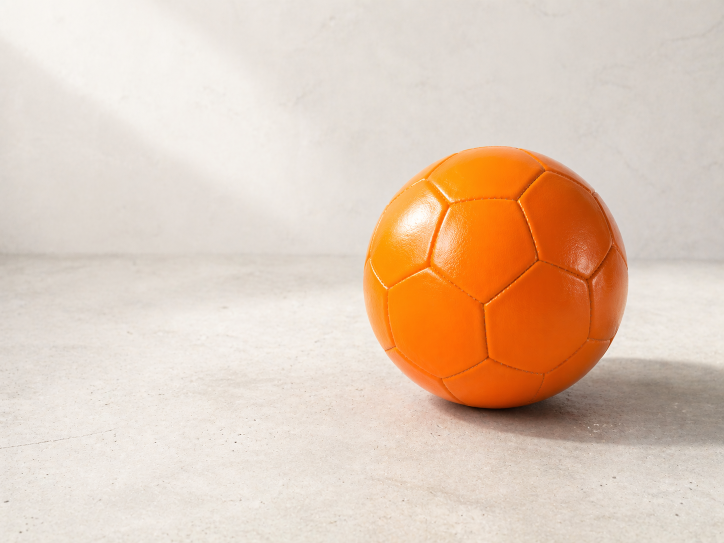
#> input picture myspace/10/images/02_ball_floor_bg.png, 1448 x 1086 px (shown at 1/2 size)
$ python demo.py --image images/02_ball_floor_bg.png
#> lines starting #> are read from the running program, lines starting #| are printed output that depends on the picture; after the words box and inside, x2 and y2 are one past the last pixel; in counts of white or black regions, pixels touching at a corner belong together
"""第十讲 OpenCV 颜色目标检测教学脚本.

按步骤演示 "读图 → 通道 → 滤波 → HSV 阈值 → 形态学 → 轮廓质心",
每一步都会弹出 cv2.imshow 窗口,按任意键进入下一步.
运行方式:
    python demo.py                                   # 默认理想图
    python demo.py --image images/02_ball_floor_bg.png
    python demo.py --tuner                           # 现场 HSV 调参
"""

from __future__ import annotations

import argparse
from pathlib import Path

import cv2
import numpy as np

HERE = Path(__file__).resolve().parent
DEFAULT_IMAGE = HERE / "images" / "02_ball_floor_bg.png"

# 橙色球的 HSV 默认范围 (OpenCV 约定: H ∈ [0,180], S/V ∈ [0,255])
# HSV_LOWER = np.array([5, 120, 120], dtype=np.uint8)
# HSV_UPPER = np.array([20, 255, 255], dtype=np.uint8)
HSV_LOWER = np.array([5, 120, 120], dtype=np.uint8)
HSV_UPPER = np.array([20, 255, 255], dtype=np.uint8)


# ---------------------------------------------------------------------------
# 辅助函数
# ---------------------------------------------------------------------------
MAX_DISPLAY_W = 640  # 显示窗口宽度上限，超出则缩放


def _fit(image: np.ndarray) -> np.ndarray:
    """若图像宽度超过 MAX_DISPLAY_W, 等比缩小后返回; 否则原样返回."""
    h, w = image.shape[:2]
    if w <= MAX_DISPLAY_W:
        return image
    scale = MAX_DISPLAY_W / w
    return cv2.resize(image, (MAX_DISPLAY_W, int(h * scale)), interpolation=cv2.INTER_AREA)


def _show(title: str, image: np.ndarray, out_dir: Path, filename: str) -> None:
    """弹窗展示并同步保存到 outputs/<stem>/ 供教学手册截图使用."""
    out_dir.mkdir(parents=True, exist_ok=True)
    cv2.imwrite(str(out_dir / filename), image)
    cv2.imshow(title, _fit(image))


def _wait_and_close() -> None:
    print("  [按任意键进入下一步]")
    cv2.waitKey(0)
    cv2.destroyAllWindows()


# ---------------------------------------------------------------------------
# Step 0: 读图与显示
# ---------------------------------------------------------------------------
def step0_read_and_show(image_path: Path, out_dir: Path) -> np.ndarray:
    print("\n[Step 0] 读图与显示 —— OpenCV 默认 BGR")
    img = cv2.imread(str(image_path))
#> img is the input picture: shape (1086, 1448, 3); mean B, G, R 184.2, 202.2, 225.1
    if img is None:
        raise FileNotFoundError(f"无法读取图片: {image_path}")
    h, w, c = img.shape
#> h = 1086; w = 1448; c = 3
    print(f"  文件: {image_path.name}")
    print(f"  尺寸: height={h}, width={w}, channels={c}")
#|   尺寸: height=1086, width=1448, channels=3
    print(f"  dtype: {img.dtype}  (注意: 通道顺序为 BGR, 不是 RGB)")
#|   dtype: uint8  (注意: 通道顺序为 BGR, 不是 RGB)
    _show("Step0 Original (BGR)", img, out_dir, "step0_original.png")
    _wait_and_close()
    return img


# ---------------------------------------------------------------------------
# Step 1: RGB 三通道
# ---------------------------------------------------------------------------
def step1_rgb_channels(img: np.ndarray, out_dir: Path) -> None:
    print("\n[Step 1] RGB 三通道可视化")
    b, g, r = cv2.split(img)  # OpenCV 顺序是 B,G,R
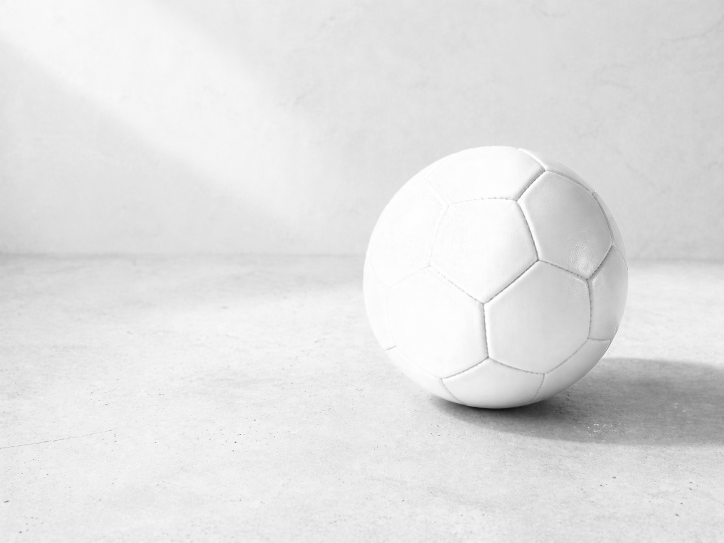
#> r: shape (1086, 1448) (shown at 1/2 size); min 13, max 255, mean 225.1
    cv2.imshow("Step1 B channel", _fit(b))
    cv2.imshow("Step1 G channel", _fit(g))
    cv2.imshow("Step1 R channel", _fit(r))
    cv2.imwrite(str(out_dir / "step1_channel_B.png"), b)
    cv2.imwrite(str(out_dir / "step1_channel_G.png"), g)
    cv2.imwrite(str(out_dir / "step1_channel_R.png"), r)
    print(f"  B mean={b.mean():.1f}  G mean={g.mean():.1f}  R mean={r.mean():.1f}")
#|   B mean=184.2  G mean=202.2  R mean=225.1
    print("  橙色球在 R 通道上最亮, 在 B 通道上最暗 —— 但颜色筛选依旧困难")
    _wait_and_close()


# ---------------------------------------------------------------------------
# Step 2: HSV 三通道
# ---------------------------------------------------------------------------
def step2_hsv_channels(img: np.ndarray, out_dir: Path) -> np.ndarray:
    print("\n[Step 2] 转 HSV 并拆通道 ")
    hsv = cv2.cvtColor(img, cv2.COLOR_BGR2HSV)
#> hsv: shape (1086, 1448, 3); mean H, S, V 14.6, 46.9, 225.1
    h, s, v = cv2.split(hsv)
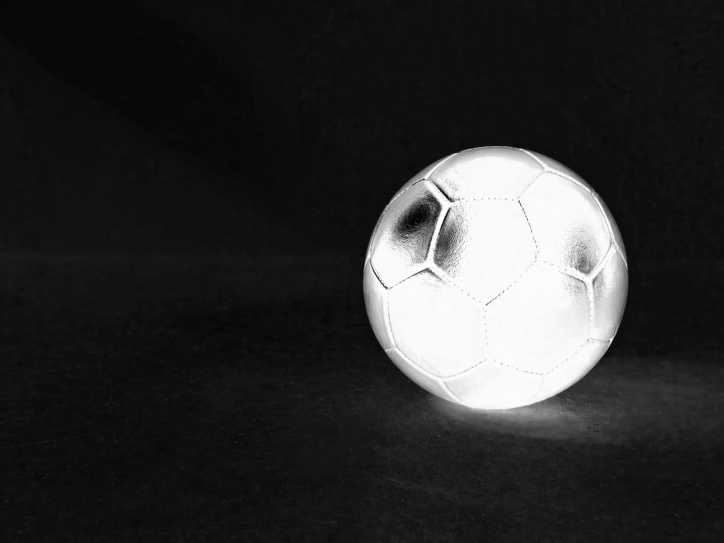
#> s: shape (1086, 1448) (shown at 1/2 size); min 1, max 255, mean 46.9
    cv2.imshow("Step2 H (hue, 0-180)", _fit(h))
    cv2.imshow("Step2 S (saturation)", _fit(s))
    cv2.imshow("Step2 V (value)", _fit(v))
    cv2.imwrite(str(out_dir / "step2_channel_H.png"), h)
    cv2.imwrite(str(out_dir / "step2_channel_S.png"), s)
    cv2.imwrite(str(out_dir / "step2_channel_V.png"), v)
    print(f"  H range: [{h.min()}, {h.max()}]  (OpenCV 约定 0-180)")
#|   H range: [3, 173]  (OpenCV 约定 0-180)
    print(f"  S range: [{s.min()}, {s.max()}]  V range: [{v.min()}, {v.max()}]")
#|   S range: [1, 255]  V range: [13, 255]
    print("  橙色球在 H 通道聚集成一块稳定区域, 这正是我们能用 inRange 切出它的原因")
    _wait_and_close()
    return hsv


# ---------------------------------------------------------------------------
# Step 3: 高斯滤波
# ---------------------------------------------------------------------------
def step3_blur(img: np.ndarray, out_dir: Path) -> np.ndarray:
    print("\n[Step 3] 高斯滤波 —— 削弱噪声, 让颜色面稳定")
    blurred = cv2.GaussianBlur(img, (5, 5), 0)
    pair = np.hstack([img, blurred])
    cv2.imshow("Step3 Before | After GaussianBlur(5x5)", _fit(pair))
#> in _fit (call 8), `return cv2.resize(image, (MAX_DISPLAY_W, int(h * scale)), interpolatio..`:
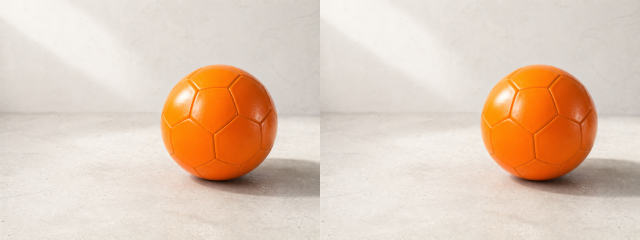
#> returned value: shape (240, 640, 3); mean of channels 0, 1, 2 184.2, 202.2, 225.1; drawn as B, G, R
    cv2.imwrite(str(out_dir / "step3_blur_pair.png"), pair)
    diff = cv2.absdiff(img, blurred).mean()
#> diff = 1.06
    print(f"  滤波前后平均像素差: {diff:.2f}")
#|   滤波前后平均像素差: 1.06
    print("  滤波后 HSV 阈值输出会更干净, 小颗粒噪声被直接抹掉")
    _wait_and_close()
    return blurred


# ---------------------------------------------------------------------------
# Step 4: HSV 阈值分割
# ---------------------------------------------------------------------------
def step4_hsv_mask(blurred: np.ndarray, out_dir: Path) -> np.ndarray:
    print("\n[Step 4] HSV 阈值分割 —— inRange 生成二值 mask")
    hsv = cv2.cvtColor(blurred, cv2.COLOR_BGR2HSV)
#> hsv: shape (1086, 1448, 3); mean H, S, V 14.6, 46.9, 225.1
    mask = cv2.inRange(hsv, HSV_LOWER, HSV_UPPER)
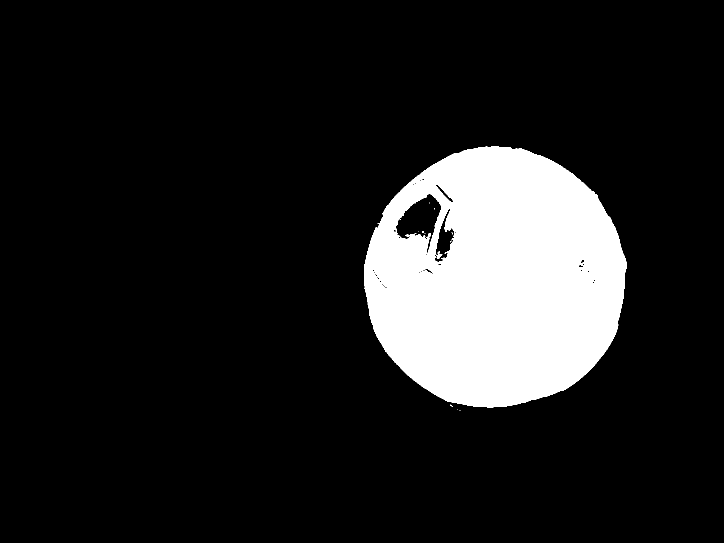
#> mask: shape (1086, 1448) (shown at 1/2 size); 13.1% white; 13 white regions (12 under 20 px), largest, box (x1, y1, x2, y2) and area: (728, 293, 1254, 815) 206011
    masked = cv2.bitwise_and(blurred, blurred, mask=mask)
    cv2.imshow("Step4 Mask (binary)", _fit(mask))
    cv2.imshow("Step4 Masked color", _fit(masked))
#> in _fit (call 10), `return cv2.resize(image, (MAX_DISPLAY_W, int(h * scale)), interpolatio..`:
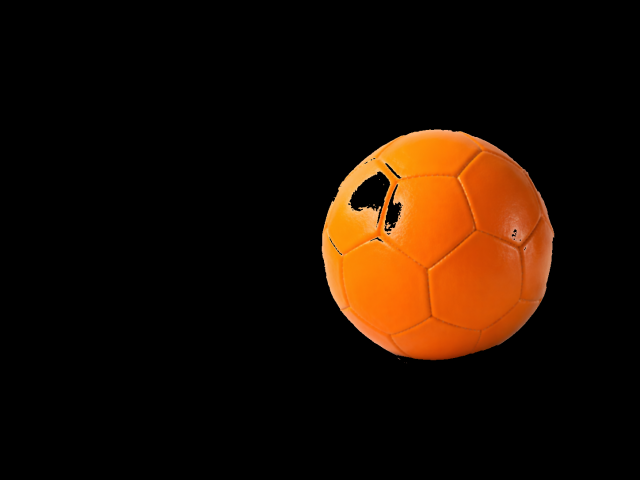
#> returned value: shape (480, 640, 3); mean of channels 0, 1, 2 2.6, 14, 29.8; drawn as B, G, R
    cv2.imwrite(str(out_dir / "step4_mask.png"), mask)
    cv2.imwrite(str(out_dir / "step4_masked_color.png"), masked)
    fg = int((mask > 0).sum())
#> fg = 206060
    print(f"  HSV 下界: {HSV_LOWER.tolist()}  上界: {HSV_UPPER.tolist()}")
    print(f"  mask 前景像素: {fg} ({fg / mask.size * 100:.2f}%)")
#|   mask 前景像素: 206060 (13.10%)
    _wait_and_close()
    return mask


# ---------------------------------------------------------------------------
# Step 5: 形态学开闭运算
# ---------------------------------------------------------------------------
def step5_morphology(mask: np.ndarray, out_dir: Path) -> np.ndarray:
    print("\n[Step 5] 形态学: 开运算去碎屑, 闭运算补空洞")
    kernel = cv2.getStructuringElement(cv2.MORPH_ELLIPSE, (9, 9))
    # opened = cv2.morphologyEx(mask, cv2.MORPH_OPEN, kernel)
    # closed = cv2.morphologyEx(opened, cv2.MORPH_CLOSE, kernel)
    closed = cv2.morphologyEx(mask, cv2.MORPH_CLOSE, kernel)
#> closed: shape (1086, 1448); 13.2% white; 5 white regions (4 under 20 px), largest, box (x1, y1, x2, y2) and area: (728, 293, 1254, 815) 207644
    opened = cv2.morphologyEx(closed, cv2.MORPH_OPEN, kernel)
#> opened: shape (1086, 1448); 13.2% white; 1 white region, box (x1, y1, x2, y2) and area: (728, 293, 1254, 815) 207551

    triple = np.hstack([mask, opened, closed])
#> triple: shape (1086, 4344); 13.2% white; 19 white regions (16 under 20 px)
    cv2.imshow("Step5 Raw | Opened | Closed", _fit(triple))
#> in _fit (call 11), `return cv2.resize(image, (MAX_DISPLAY_W, int(h * scale)), interpolatio..`:
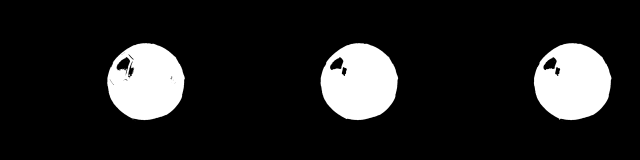
#> returned value: shape (160, 640); min 0, max 255, mean 33.6
    cv2.imwrite(str(out_dir / "step5_mask_raw.png"), mask)
    cv2.imwrite(str(out_dir / "step5_mask_opened.png"), opened)
    cv2.imwrite(str(out_dir / "step5_mask_closed.png"), closed)
    cv2.imwrite(str(out_dir / "step5_triple.png"), triple)
    print(f"  raw 前景={int((mask > 0).sum())}  opened={int((opened > 0).sum())}  closed={int((closed > 0).sum())}")
#|   raw 前景=206060  opened=207551  closed=207653
    _wait_and_close()
    return closed


# ---------------------------------------------------------------------------
# Step 6: 轮廓 + 包围盒 + 质心
# ---------------------------------------------------------------------------
def step6_contour_centroid(img: np.ndarray, clean_mask: np.ndarray, out_dir: Path) -> None:
    print("\n[Step 6] 提轮廓 -> 取最大 -> 画包围盒 + 质心")
    contours, _ = cv2.findContours(clean_mask, cv2.RETR_EXTERNAL, cv2.CHAIN_APPROX_SIMPLE)
#> contours = 3 contours, 2 with area under 20; largest, box (x1, y1, x2, y2) and area: (728, 293, 1254, 815) 212995
    if not contours:
        print("  未检测到任何轮廓, 检查 HSV 阈值"); return
    c = max(contours, key=cv2.contourArea)
#> c = contour of 796 points, box (x1, y1, x2, y2) (728, 293, 1254, 815), area 212995
    x, y, w, h = cv2.boundingRect(c)
#> x = 728; y = 293; w = 526; h = 522
    m = cv2.moments(c)
#> m = moments, m00 212995, centre m10/m00, m01/m00 = (990.2, 556.2)
    cx = int(m["m10"] / m["m00"]) if m["m00"] else x + w // 2
#> cx = 990
    cy = int(m["m01"] / m["m00"]) if m["m00"] else y + h // 2
#> cy = 556


    vis = img.copy()
    cv2.rectangle(vis, (x, y), (x + w, y + h), (0, 255, 0), 2)
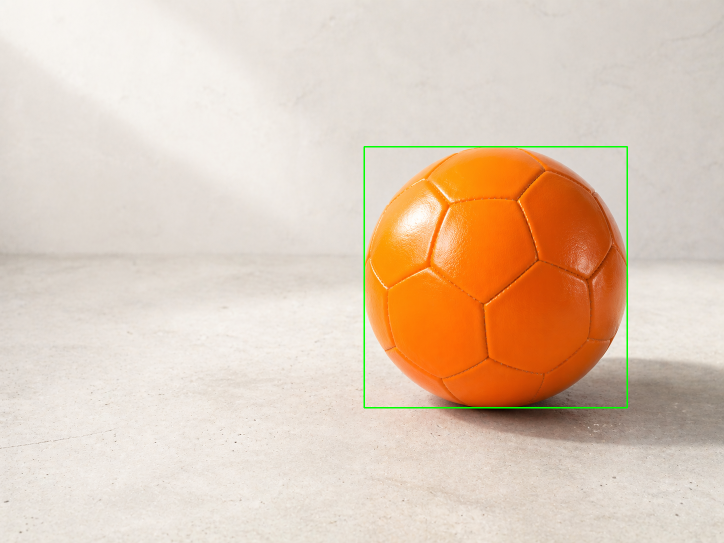
#> vis: shape (1086, 1448, 3) (shown at 1/2 size); 0.4% of pixels changed, all inside (x1, y1, x2, y2) = (727, 292, 1256, 817)
    cv2.drawMarker(vis, (cx, cy), (0, 0, 255), cv2.MARKER_CROSS, 20, 2)
#> vis: shape (1086, 1448, 3); 0.01% of pixels changed, all inside (x1, y1, x2, y2) = (979, 545, 1002, 568)
    cv2.imshow("Step6 Detection", _fit(vis))
    cv2.imwrite(str(out_dir / "step6_detection.png"), vis)
    print(f"  bbox=(x={x}, y={y}, w={w}, h={h})")
#|   bbox=(x=728, y=293, w=526, h=522)
    print(f"  centroid=({cx}, {cy})  area={cv2.contourArea(c):.1f}")
#|   centroid=(990, 556)  area=212995.0
    _wait_and_close()


# ---------------------------------------------------------------------------
# Step 7: 现场 HSV 调参 (trackbar)
# ---------------------------------------------------------------------------
def step7_tuner(image_path: Path) -> None:
    print("\n[Step 7] HSV 调参器 —— 拖滑块实时看 mask; 按 p 打印当前参数, q 退出")
    img = cv2.imread(str(image_path))
    if img is None:
        raise FileNotFoundError(f"无法读取图片: {image_path}")
    blurred = cv2.GaussianBlur(img, (5, 5), 0)
    hsv = cv2.cvtColor(blurred, cv2.COLOR_BGR2HSV)

    win = "HSV Tuner"
    cv2.namedWindow(win)
    for name, init, vmax in [("H low", int(HSV_LOWER[0]), 180), ("H high", int(HSV_UPPER[0]), 180),
                              ("S low", int(HSV_LOWER[1]), 255), ("S high", int(HSV_UPPER[1]), 255),
                              ("V low", int(HSV_LOWER[2]), 255), ("V high", int(HSV_UPPER[2]), 255)]:
        cv2.createTrackbar(name, win, init, vmax, lambda _v: None)

    while True:
        hl = cv2.getTrackbarPos("H low", win); hh = cv2.getTrackbarPos("H high", win)
        sl = cv2.getTrackbarPos("S low", win); sh = cv2.getTrackbarPos("S high", win)
        vl = cv2.getTrackbarPos("V low", win); vh = cv2.getTrackbarPos("V high", win)
        mask = cv2.inRange(hsv, (hl, sl, vl), (hh, sh, vh))
        preview = cv2.bitwise_and(img, img, mask=mask)
        cv2.imshow(win, _fit(np.hstack([preview, cv2.cvtColor(mask, cv2.COLOR_GRAY2BGR)])))
        key = cv2.waitKey(30) & 0xFF
        if key == ord("q"):
            break
        if key == ord("p"):
            print(f"  lower=({hl},{sl},{vl})  upper=({hh},{sh},{vh})")
    cv2.destroyAllWindows()


# ---------------------------------------------------------------------------
# 主入口
# ---------------------------------------------------------------------------
def run_pipeline(image_path: Path) -> None:
    out_dir = HERE / "outputs" / image_path.stem
    print(f"[pipeline] image={image_path.name}  outputs={out_dir}")
    img = step0_read_and_show(image_path, out_dir)
    step1_rgb_channels(img, out_dir)
    step2_hsv_channels(img, out_dir)
    blurred = step3_blur(img, out_dir)
    mask = step4_hsv_mask(blurred, out_dir)
    clean = step5_morphology(mask, out_dir)
    step6_contour_centroid(img, clean, out_dir)
    print("\n[pipeline] 全部 Step 完成.")


def main() -> None:
    parser = argparse.ArgumentParser(description="第十讲 OpenCV 教学脚本")
    parser.add_argument("--image", type=Path, default=DEFAULT_IMAGE, help="输入图片路径")
    parser.add_argument("--tuner", action="store_true", help="只跑 HSV 调参器 (Step 7)")
    args = parser.parse_args()

    image_path = args.image if args.image.is_absolute() else (HERE / args.image).resolve()
    if args.tuner:
        step7_tuner(image_path)
    else:
        run_pipeline(image_path)


if __name__ == "__main__":
    main()

$ run again, with myspace/10/images/01_ball_clean.png copied over myspace/10/images/02_ball_floor_bg.png
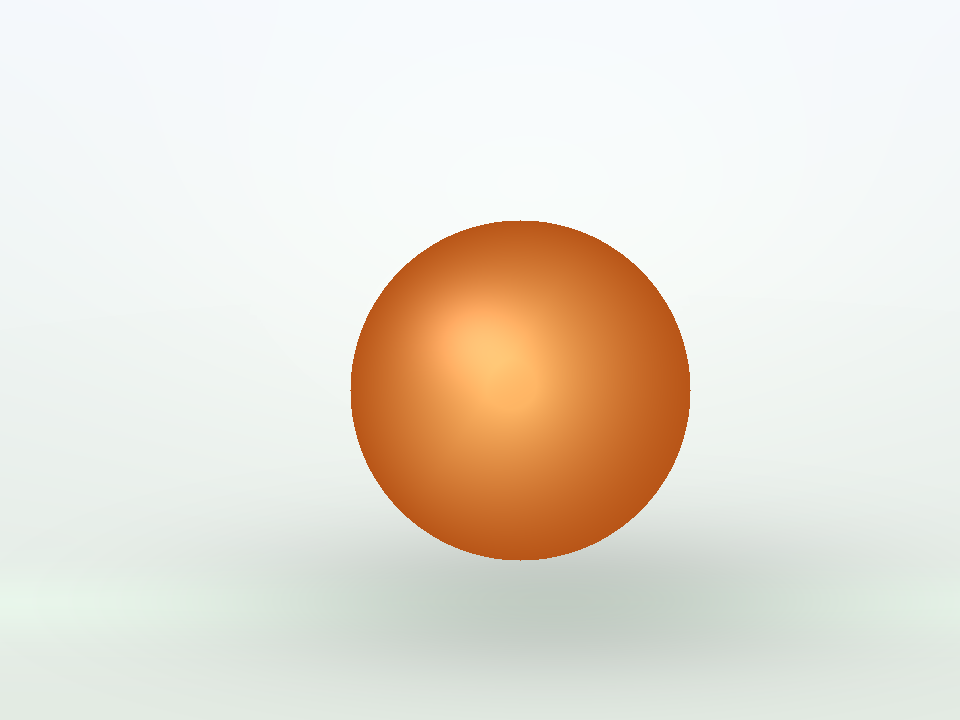
#> input picture myspace/10/images/01_ball_clean.png, 960 x 720 px
#> in step0_read_and_show, img is the input picture: shape (720, 960, 3); mean B, G, R 213.4, 224.9, 231.8
#|   尺寸: height=720, width=960, channels=3
#|   dtype: uint8  (注意: 通道顺序为 BGR, 不是 RGB)
#|   B mean=213.4  G mean=224.9  R mean=231.8
#|   H range: [11, 107]  (OpenCV 约定 0-180)
#|   S range: [3, 223]  V range: [184, 255]
#> diff = 0.177
#|   滤波前后平均像素差: 0.18
#> in step4_hsv_mask, `mask = cv2.inRange(hsv, HSV_LOWER, HSV_UPPER)`:
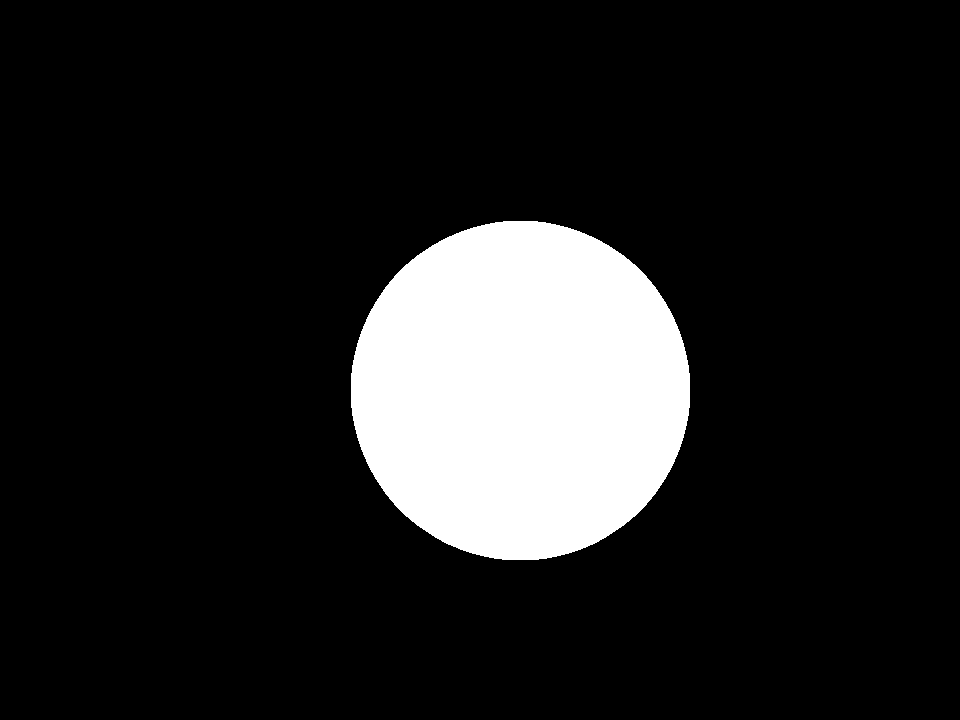
#> mask: shape (720, 960); 13.1% white; 1 white region, box (x1, y1, x2, y2) and area: (351, 221, 690, 560) 90582
#> fg = 90582
#|   mask 前景像素: 90582 (13.11%)
#> triple: shape (720, 2880); 13.1% white; 3 white regions
#|   raw 前景=90582  opened=90582  closed=90582
#> contours = 1 contour; box (x1, y1, x2, y2) and area: (351, 221, 690, 560) 90101
#> in step6_contour_centroid, `c = max(contours, key=cv2.contourArea)`: c = contour of 484 points, box (x1, y1, x2, y2) (351, 221, 690, 560), area 90101
#> in step6_contour_centroid, `x, y, w, h = cv2.boundingRect(c)`: x = 351; y = 221; w = 339
#> m = moments, m00 90101, centre m10/m00, m01/m00 = (520, 390.1)
#> cx = 520
#> cy = 390
#> in step6_contour_centroid, `cv2.rectangle(vis, (x, y), (x + w, y + h), (0, 255, 0), 2)`:
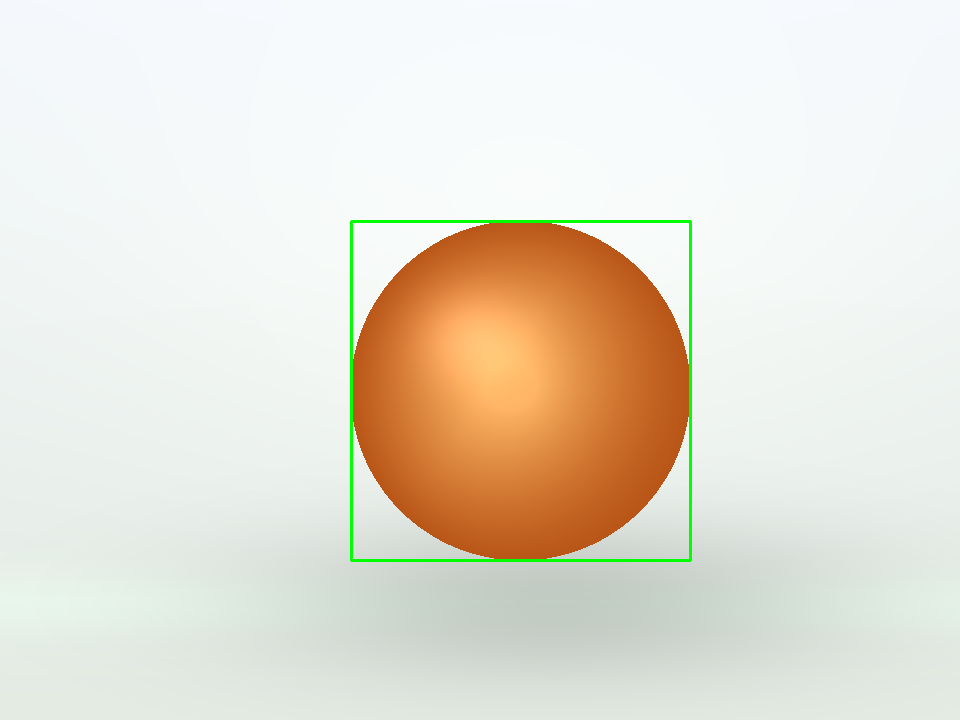
#> vis: shape (720, 960, 3); 0.59% of pixels changed, all inside (x1, y1, x2, y2) = (350, 220, 692, 562)
#|   bbox=(x=351, y=221, w=339, h=339)
#|   centroid=(520, 390)  area=90101.0
